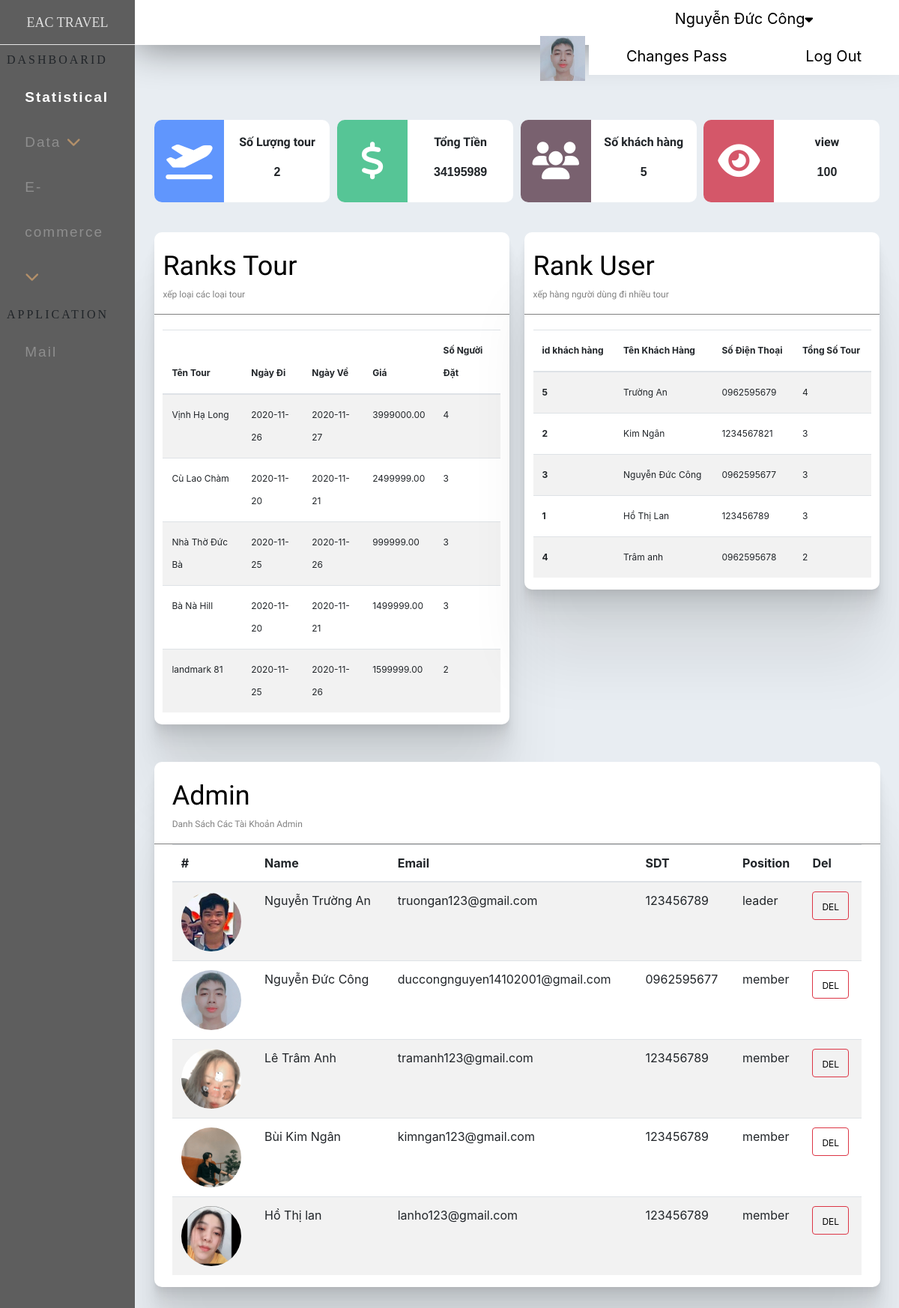
The page /admin/index.php (signed in) on the database its author committed.
### tables this page shows
CREATE TABLE `diadiem` (
  `id_dd` int(11) NOT NULL,
  `name_dd` varchar(250) DEFAULT NULL,
  `rating_dd` int(11) NOT NULL DEFAULT 5,
  `id_kv` int(11) DEFAULT NULL,
  `img_dd` varchar(100) DEFAULT NULL
);

CREATE TABLE `chitiettour` (
  `id_chitiet` int(11) NOT NULL,
  `id_tour` int(11) DEFAULT NULL,
  `id_kv` int(11) DEFAULT NULL,
  `id_ks` int(11) DEFAULT NULL,
  `ngaydi` date NOT NULL,
  `ngayve` date NOT NULL,
  `price_ct` double(10,2) DEFAULT NULL,
  `id_dd` int(11) DEFAULT NULL
);

CREATE TABLE `danhsachkh` (
  `id_kh` int(11) NOT NULL,
  `id_ct` int(11) NOT NULL
);

CREATE TABLE `khachhang` (
  `id_kh` int(11) NOT NULL,
  `name_kh` varchar(250) NOT NULL,
  `email_kh` varchar(100) NOT NULL,
  `sdt_kh` varchar(12) NOT NULL,
  `pass` varchar(20) DEFAULT NULL
);

### admin/view/home/index.php (the view, shortened to what the rows shown need)
<div class="full">
    <div class="full">
            <div class="boxcenter_statis">
                    <div class="statis_rank">
                        <div class="box_rank mr2">
                                <div class="title_box_rank">
                                    <div class="full">
                                        <div class="boxcenter_statis">
                                        <div class="content_box_rank">
                                                <table class="table table-striped">
                                                        <thead>
                                                            <tr>
                                                            <th scope="col">Tên Tour</th>
                                                            <th scope="col">Ngày Đi</th>
                                                            <th scope="col">Ngày Về</th>
                                                            <th scope="col">Giá</th>
                                                            <th scope="col">Số Người Đặt</th>
                                                            </tr>
                                                        </thead>
                                                        <tbody>
                                                            <?php
                                                                foreach($rankTour as $rank){
                                                                    echo'
                                                                        <tr>
                                                                            <td>'.$rank['name_dd'].'</td>
                                                                            <td>'.$rank['ngaydi'].'</td>
                                                                            <td>'.$rank['ngayve'].'</td>
                                                                            <td>'.$rank['price_ct'].'</td>
                                                                            <td>'.$rank['tongKH'].'</td>
                                                                        </tr>
                                                                    ';
                                                                }
                                                            ?>
                                                        </tbody>
                                                    </table>
                                            </div>
                                        </div>
                                    </div>
                                </div>
                            </div>
                        <div class="box_rank">
                                <div class="title_box_rank">
                                    <div class="full">
                                        <div class="boxcenter_statis">
                                                <div class="content_box_rank">
                                                    <table class="table table-striped">
                                                            <thead>
                                                                <tr>
                                                                <th scope="col">id khách hàng</th>
                                                                <th scope="col">Tên Khách Hàng</th>
                                                                <th scope="col">Số Điện Thoại</th>
                                                                <th scope="col">Tổng Số Tour</th>
                                                                </tr>
                                                            </thead>
                                                            <tbody>
                                                                <?php
                                                                    foreach($rankKH as $rank){
                                                                        echo'
                                                                            <tr>
                                                                                <th scope="row">'.$rank['id_kh'].'</th>
                                                                                <td>'.$rank['name_kh'].'</td>
                                                                                <td>'.$rank['sdt_kh'].'</td>
                                                                                <td>'.$rank['tongCD'].'</td>
                                                                            </tr>
                                                                        ';
                                                                    }
                                                                ?>
                                                            </tbody>
                                                        </table>
                                                </div>
                                        </div>
                                    </div>
                                </div>
                            </div>
                    </div>
                </div>
    </div>
        <div class="full">
            <div class="boxcenter_statis">
                <div class="box_view_ad">
                    <div class="full">
                        <div class="boxcenter_statis">
                            <div class="content_view_ad">
                                <table class="table table-striped">
                                     <thead>
                                        <tr>
                                            <th scope="col">#</th>
                                            <th scope="col">Name</th>
                                            <th scope="col">Email</th>
                                            <th scope="col">SDT</th>
                                            <th scope="col">Position</th>
                                            <th scope="col">Del</th>
                                        </tr>
                                    </thead>
                                    <tbody>
                                       <?php
                                            foreach ($ad as $ad){
                                                echo'
                                                    <tr>
                                                        <td scope="row"><img src="../site/img/'.$ad['img_ad'].'" width=80px height=80px style="border-radius: 50px;"></td>
                                                        <td>'.$ad['name_ad'].'</td>
                                                        <td>'.$ad['email'].'</td>
                                                        <td>'.$ad['sdt'].'</td>
                                                        <td>'.$ad['position'].'</td>
                                                        <td><button type="button" class="btn btn-outline-danger"><a href="index.php?ctrl=home&act=del&id='.$ad['id_ad'].'">DEL</a></button></td>
                                                    </tr>
                                                ';
                                            }
                                       ?>
                                    </tbody>
                                </table>
                            </div>
                        </div>
                    </div>
                </div>
            </div>
        </div>
</div>

### admin/index.php (shortened to what the rows shown need)
<!DOCTYPE html>
<html lang="en">
<head>
    <link rel="stylesheet" href="css/index.css">
    <link rel="stylesheet" href="css/statistical.css">
    <link rel="stylesheet" href="css/tour.css">
    <link rel="stylesheet" href="css/place.css">
    <link rel="stylesheet" href="css/add.css">
    <link rel="stylesheet" href="css/tip.css">
    <link rel="stylesheet" href="https://use.fontawesome.com/releases/v5.6.3/css/all.css">
<link rel="stylesheet" href="https://cdnjs.cloudflare.com/ajax/libs/font-awesome/4.7.0/css/font-awesome.min.css">
    <link rel="stylesheet" href="https://cdn.jsdelivr.net/npm/bootstrap@4.5.3/dist/css/bootstrap.min.css">
    <link rel="stylesheet" href="https://cdnjs.cloudflare.com/ajax/libs/bootstrap-sweetalert/1.0.1/sweetalert.min.css">
</head>
<body>
    <div class="full">
            <div class="ad_right">
                <div class="full">
                    <div class="top_ad_right">
                        <?php
                            include_once 'model/login.php';
                            $mail=$_SESSION['admin'];
                            $admin=getad($mail);
                            foreach ($admin as $ad) {
                                echo'
                                <div class="dropdown">
                                    <ul>
                                        <img src="../site/img/'.$ad['img_ad'].'"width="60px" alt="">
                                        <li><a href="#">'.$ad['name_ad'].'<i class="fa fa-caret-down" style="font-size:17px;color:black"></i></a>
                                            <ul>
                                                <li><a href="#">Changes Pass</a></li>
                                                <li><a href="logout.php">Log Out</a></li>
                                            </ul>
                                        </li>
                                    </ul>
                                </div>
                                ';
                            }
                        ?>
                    </div>
                </div>
            <?php
            $ctrl='home';
            include 'controller/'.$ctrl.'.php';
        ?>
            </div>
    </div>
</body>
</html>

### rows shown on the page
diadiem: name_dd "Vịnh Hạ Long", chitiettour.ngaydi "2020-11-26", chitiettour.ngayve "2020-11-27", chitiettour.price_ct "3999000.00", tongKH "4"
diadiem: name_dd "Cù Lao Chàm", chitiettour.ngaydi "2020-11-20", chitiettour.ngayve "2020-11-21", chitiettour.price_ct "2499999.00", tongKH "3"
diadiem: name_dd "Nhà Thờ Đức Bà", chitiettour.ngaydi "2020-11-25", chitiettour.ngayve "2020-11-26", chitiettour.price_ct "999999.00", tongKH "3"
diadiem: name_dd "Bà Nà Hill", chitiettour.ngaydi "2020-11-20", chitiettour.ngayve "2020-11-21", chitiettour.price_ct "1499999.00", tongKH "3"
diadiem: name_dd "landmark 81", chitiettour.ngaydi "2020-11-25", chitiettour.ngayve "2020-11-26", chitiettour.price_ct "1599999.00", tongKH "2"
danhsachkh: id_kh "5", id_kh.name_kh "Trường An", id_kh.sdt_kh "0962595679", tongCD "4"
danhsachkh: id_kh "2", id_kh.name_kh "Kim Ngân", id_kh.sdt_kh "1234567821", tongCD "3"
danhsachkh: id_kh "3", id_kh.name_kh "Nguyễn Đức Công", id_kh.sdt_kh "0962595677", tongCD "3"
danhsachkh: id_kh "1", id_kh.name_kh "Hồ Thị Lan", id_kh.sdt_kh "123456789", tongCD "3"
danhsachkh: id_kh "4", id_kh.name_kh "Trâm anh", id_kh.sdt_kh "0962595678", tongCD "2"

### other values the page prints
$ad['name_ad'] "Nguyễn Đức Công"
$rv1['count(*)'] "2"
$tong "34195989"
$rv3['tongKH'] "5"
$ad['name_ad'] "Nguyễn Trường An"
$ad['email'] "truongan123@gmail.com"
$ad['sdt'] "123456789"
$ad['position'] "leader"
$ad['email'] "duccongnguyen14102001@gmail.com"
$ad['sdt'] "0962595677"
$ad['position'] "member"
$ad['name_ad'] "Lê Trâm Anh"
$ad['email'] "tramanh123@gmail.com"
$ad['name_ad'] "Bùi Kim Ngân"
$ad['email'] "kimngan123@gmail.com"
